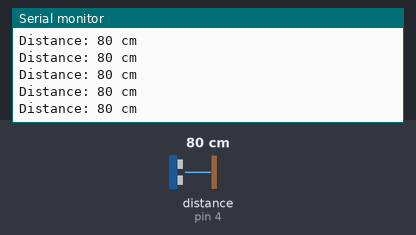
A sketch run on a simulated Arduino Uno, built with avr-gcc and run on an emulated ATmega328P. Shown: the last lines printed to the serial monitor. Wiring (inferred from the names in the program): ultrasonic range finder: trigger pin 3; echo pin 4. The test bench sets the inputs (shaded band); at power-on: distance to the obstacle (sensor on pin 4) 80 cm. The echo pulse lasts 58.3 µs per cm.

Above: at 2.7 s.
2.8 s: distance to the obstacle (sensor on pin 4) set to 2 cm
At 3.4 s:
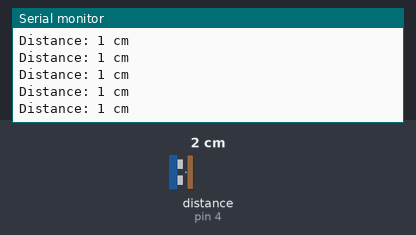
5.8 s: distance to the obstacle (sensor on pin 4) set to 18 cm
At 6.7 s:
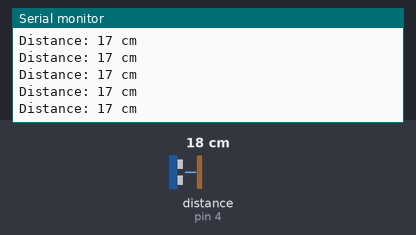
8.8 s: distance to the obstacle (sensor on pin 4) set to 4 cm
At 9.3 s:
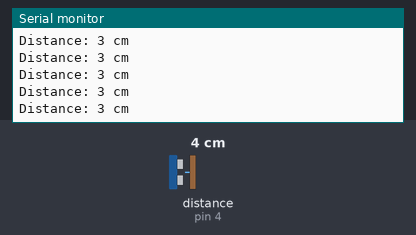
11.8 s: distance to the obstacle (sensor on pin 4) set to 250 cm
At 12.3 s:
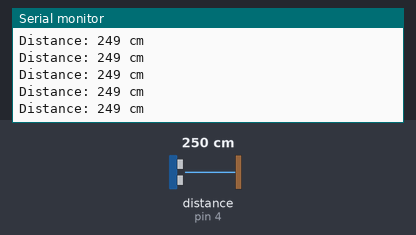
14.8 s: distance to the obstacle (sensor on pin 4) set to 35 cm
At 15.3 s:
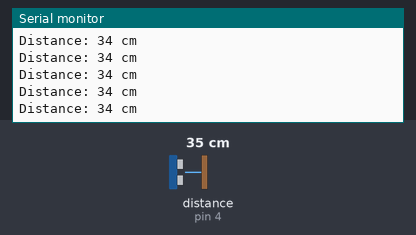
17.8 s: distance to the obstacle (sensor on pin 4) set to 120 cm
At 18.5 s:
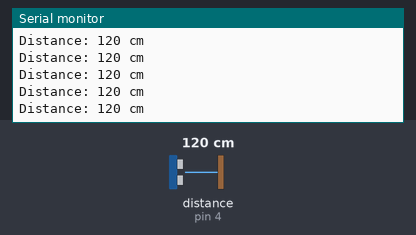
Timing chart, 0 to 20.8 s (numbered marks = the images above; inputs shaded):
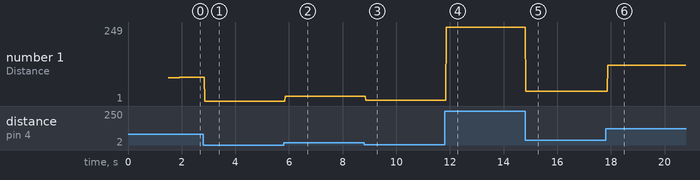

Measured:
- after the input at 2.8 s, the serial monitor: prints a new line after 0.07 s (image 1)
- after the input at 5.8 s, the serial monitor: prints a new line after 0.06 s (image 2)
- after the input at 8.8 s, the serial monitor: prints a new line after 0.07 s (image 3)
- after the input at 11.8 s, the serial monitor: prints a new line after 0.06 s (image 4)
- after the input at 14.8 s, the serial monitor: prints a new line at once (image 5)
- after the input at 17.8 s, the serial monitor: prints a new line after 0.07 s (image 6)
- plotted number 1: 80 → 1 after the input at 2.8 s, 1 → 17 after the input at 5.8 s, 17 → 3 after the input at 8.8 s, 3 → 249 after the input at 11.8 s, 249 → 34 after the input at 14.8 s

The sketch:

ultrasound_sensor.ino
```cpp
const int echoPin=4, trigPin=3;

void setup() {
    Serial.begin(9600);
    pinMode(trigPin, OUTPUT);
    pinMode(echoPin, INPUT);
    Serial.println("Ultrasound sensor HC-SR04");
    delay(1500);
}

void loop() {
    digitalWrite(trigPin, LOW);
    delayMicroseconds(2);
    digitalWrite(trigPin, HIGH);
    delayMicroseconds(10);
    digitalWrite(trigPin, LOW);
    long duration = pulseIn(echoPin, HIGH);
    // duration is in μs = 10^-6s; speed of sound = 343m/s = 34300cm/s; distance in cm.
    int distance = (duration*0.0343)/2;
    Serial.print("Distance: ");
    Serial.print(distance);
    Serial.println(" cm");
    delay(10);
}
```
